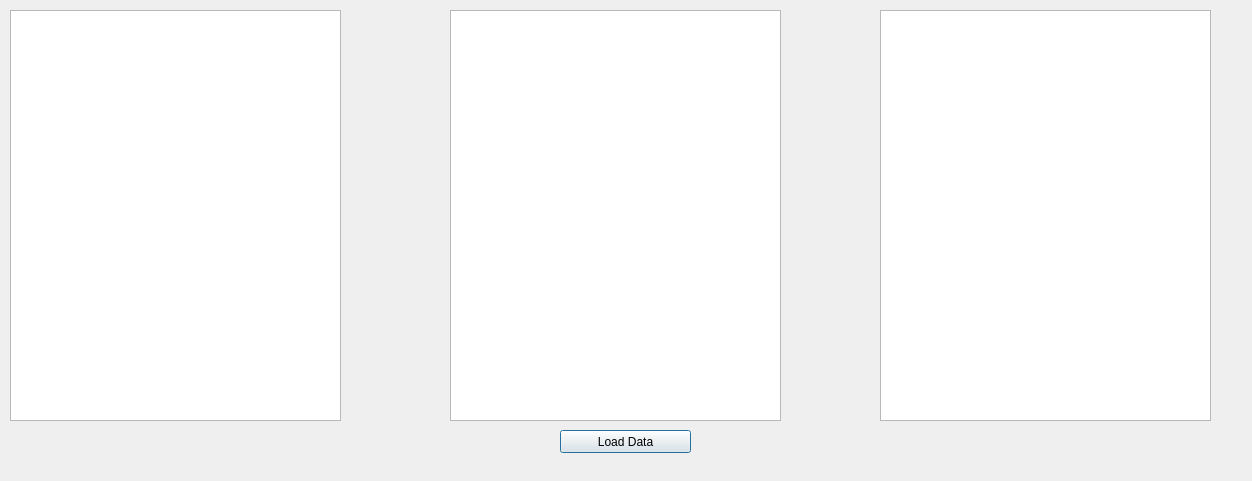
<?xml version="1.0" encoding="UTF-8"?>
<ui version="4.0">
 <class>Dialog</class>
 <widget class="QDialog" name="Dialog">
  <property name="geometry">
   <rect>
    <x>0</x>
    <y>0</y>
    <width>1252</width>
    <height>481</height>
   </rect>
  </property>
  <property name="windowTitle">
   <string>Dialog</string>
  </property>
  <widget class="QTableWidget" name="result_table_1">
   <property name="geometry">
    <rect>
     <x>10</x>
     <y>10</y>
     <width>331</width>
     <height>411</height>
    </rect>
   </property>
  </widget>
  <widget class="QPushButton" name="loadData_button">
   <property name="geometry">
    <rect>
     <x>560</x>
     <y>430</y>
     <width>131</width>
     <height>23</height>
    </rect>
   </property>
   <property name="text">
    <string>Load Data</string>
   </property>
  </widget>
  <widget class="QTableWidget" name="result_table_2">
   <property name="geometry">
    <rect>
     <x>450</x>
     <y>10</y>
     <width>331</width>
     <height>411</height>
    </rect>
   </property>
  </widget>
  <widget class="QTableWidget" name="result_table_3">
   <property name="geometry">
    <rect>
     <x>880</x>
     <y>10</y>
     <width>331</width>
     <height>411</height>
    </rect>
   </property>
  </widget>
 </widget>
 <resources/>
 <connections/>
</ui>
